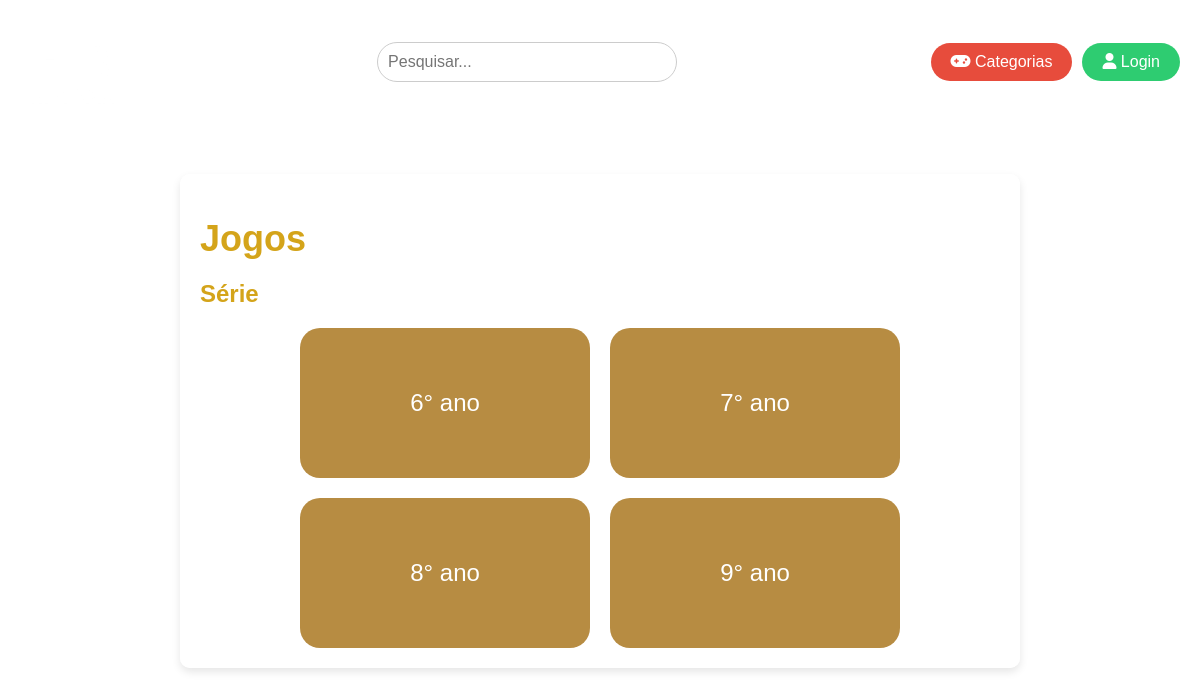
Screenshot of /categorias with the database file from the repository.
### app.py (models this page shows, shortened)
class Categoria(db.Model):
    id = db.Column(db.Integer, primary_key=True)
    nome = db.Column(db.String(50), nullable=False, unique=True)
    conteudos = db.relationship('Conteudo', backref='categoria', lazy=True)

### app.py (the view)
@app.route('/categorias')
def categorias():
    categorias = Categoria.query.all()
    return render_template("categorias.html", categorias=categorias)

### app.py (called while the page is built)
@app.before_request
def inicializar_categorias():
    categorias = ['6° ano','7° ano','8° ano','9° ano']
    for categoria_nome in categorias:
        if not Categoria.query.filter_by(nome=categoria_nome).first():
            nova_categoria = Categoria(nome=categoria_nome)
            db.session.add(nova_categoria)
    db.session.commit()

### templates/categorias.html (shortened to what this page needs)
{% extends 'base.html' %}
{% block css %}
<link rel="stylesheet" href="{{ url_for('static', filename='css/categorias.css') }}">
{% endblock %}
{% block content %}
<h1>Jogos</h1>
<h2>Série</h2>
<div class="game-grid">
    {% for categoria in categorias %}
    <a href="{{ url_for('conteudos', categoria_id=categoria.id) }}">
        <div class="game-box">
            {{ categoria.nome }}
        </div>
    </a>
    {% endfor %}
</div>
{% endblock %}

### static/css/categorias.css (style rules this page uses)
body { font-family: Arial, sans-serif; background-image: url('../img/tela_inicial.png'); background-size: cover; background-position: center; background-repeat: no-repeat; background-attachment: fixed; margin: 0; padding: 0; min-height: 100vh; color: #333; }
.content h1 { color: #d4a41a; font-size: 36px; margin-bottom: 10px; }
.content h2 { color: #d4a41a; font-size: 24px; margin-bottom: 20px; }
.game-grid { display: grid; grid-template-columns: repeat(2, 1fr); gap: 20px; max-width: 600px; margin: 0 auto; }
.game-box { background-color: #b78c42; color: white; display: flex; align-items: center; justify-content: center; border-radius: 20px; font-size: 24px; cursor: pointer; text-align: center; height: 150px; }
.game-grid a { text-decoration: none; color: white; }

### rows the page displays
Categoria: nome "6° ano"
Categoria: nome "7° ano"
Categoria: nome "8° ano"
Categoria: nome "9° ano"
